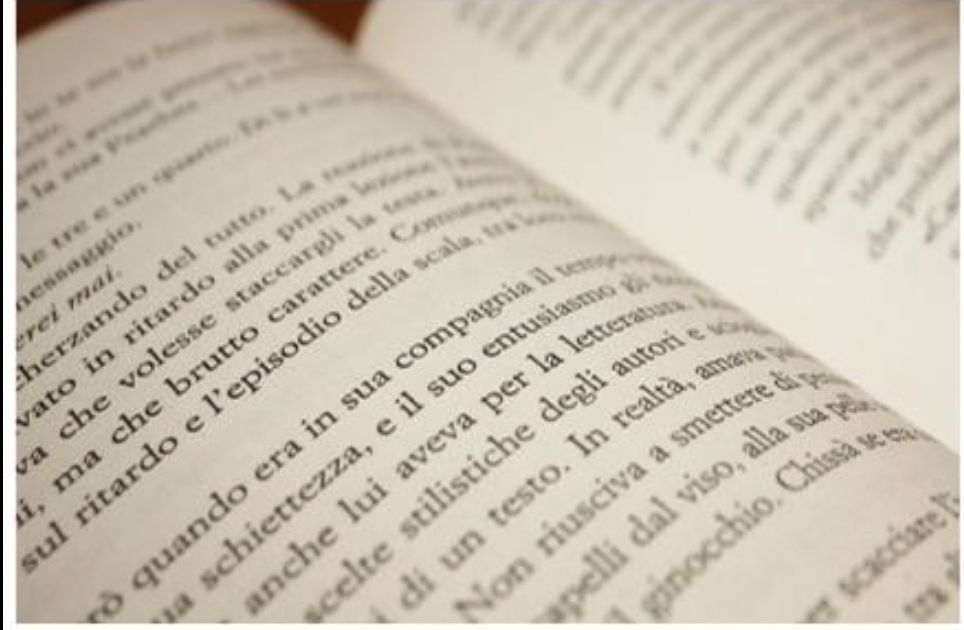
#> input picture document.jpg, 964 x 630 px
$ python summarised.py
#> lines starting #> are read from the running program, lines starting #| are printed output that depends on the picture; after the words box and inside, x2 and y2 are one past the last pixel; in counts of white or black regions, pixels touching at a corner belong together
import cv2
import numpy as np
# Read image
img = cv2.imread("document.jpg")
#> img is the input picture: shape (630, 964, 3); mean B, G, R 178.3, 193.3, 202.2

# Convert to grayscale
gray = cv2.cvtColor(img, cv2.COLOR_BGR2GRAY)
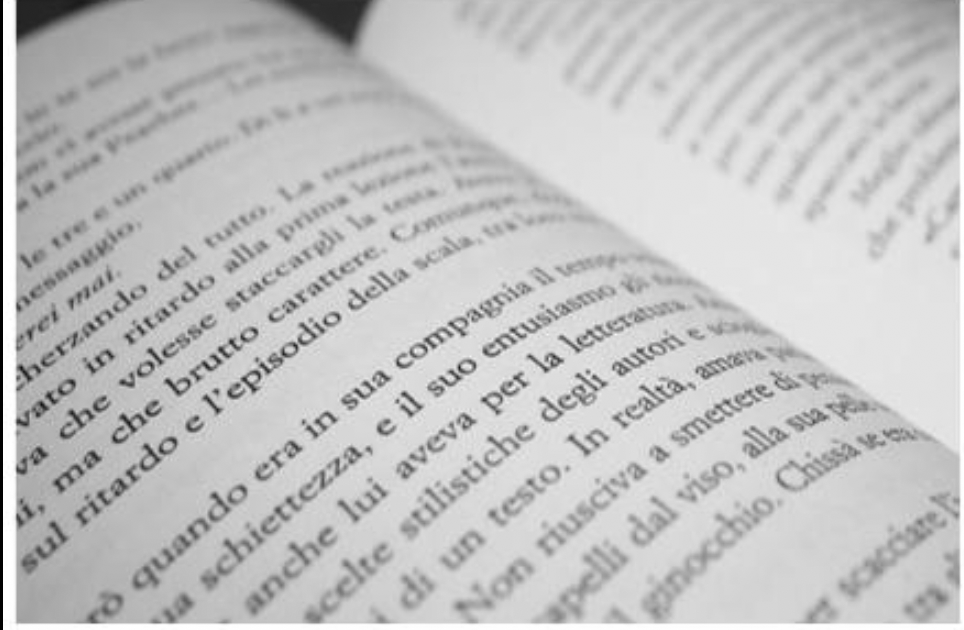
#> gray: shape (630, 964); min 0, max 255, mean 194.2


# ------------------------------------------------
# 1. SIMPLE BINARY THRESHOLDING
# ------------------------------------------------

_, binary = cv2.threshold(
    gray,
    127,
    255,
    cv2.THRESH_BINARY
)
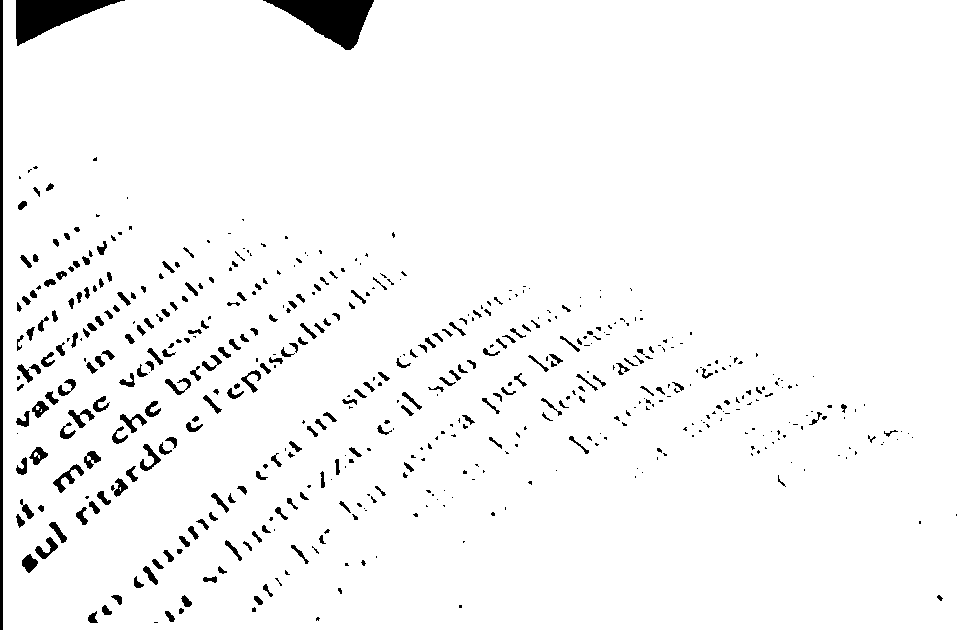
#> binary: shape (630, 964); 96.3% white; 522 black regions (279 under 20 px), largest, box (x1, y1, x2, y2) and area: (263, 0, 374, 50) 2848, (16, 0, 125, 46) 2328, (0, 0, 3, 630) 1890


# ------------------------------------------------
# 2. BINARY INVERSE
# ------------------------------------------------

_, binary_inv = cv2.threshold(
    gray,
    127,
    255,
    cv2.THRESH_BINARY_INV
)


# ------------------------------------------------
# 6. OTSU'S THRESHOLDING
# ------------------------------------------------

_, otsu = cv2.threshold(
    gray,
    0,
    255,
    cv2.THRESH_BINARY + cv2.THRESH_OTSU
)
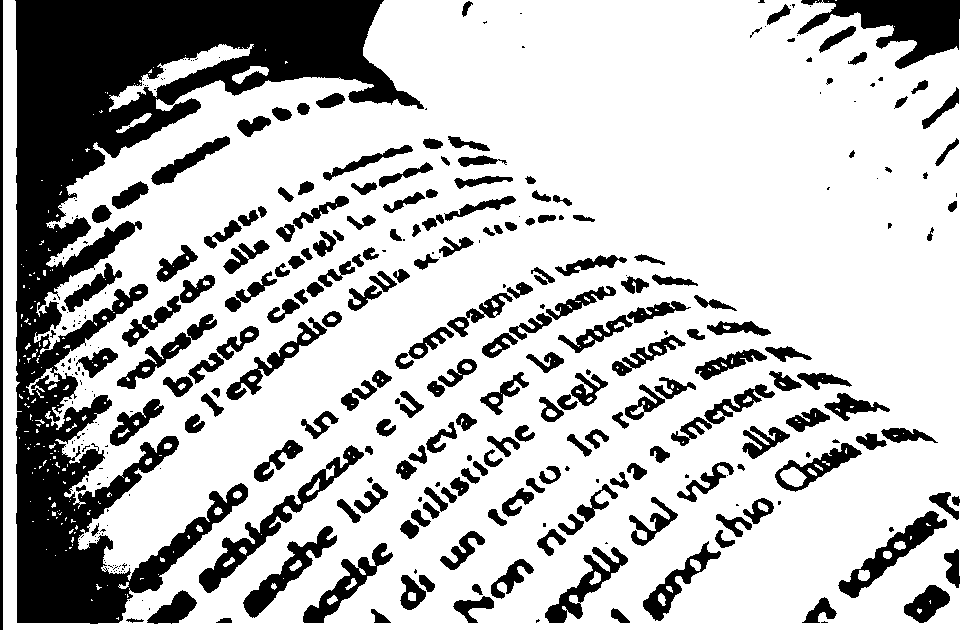
#> otsu: shape (630, 964); 74.5% white; 358 black regions (152 under 20 px), largest, box (x1, y1, x2, y2) and area: (15, 0, 424, 624) 75072, (797, 0, 960, 69) 5322, (199, 445, 364, 593) 3183


# ------------------------------------------------
# 7. ADAPTIVE MEAN THRESHOLDING
# ------------------------------------------------

adaptive_mean = cv2.adaptiveThreshold(
    gray,
    255,
    cv2.ADAPTIVE_THRESH_MEAN_C,
    cv2.THRESH_BINARY,
    11,
    2
)
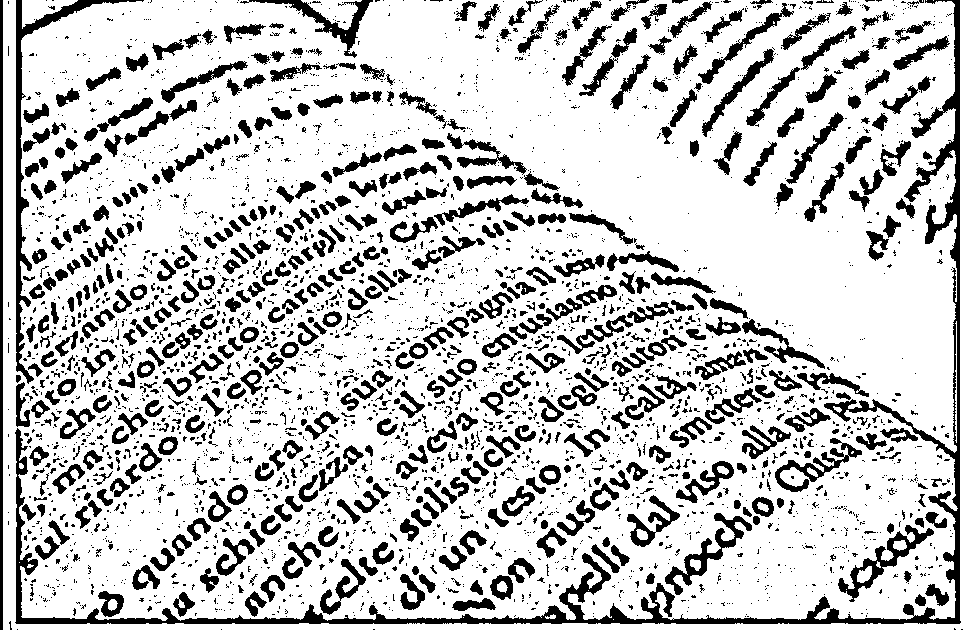
#> adaptive_mean: shape (630, 964); 78.2% white; 3529 black regions (2859 under 20 px), largest, box (x1, y1, x2, y2) and area: (15, 0, 961, 624) 15174, (16, 0, 144, 384) 3158, (0, 0, 3, 630) 1890


# ------------------------------------------------
# 8. ADAPTIVE GAUSSIAN THRESHOLDING
# ------------------------------------------------

adaptive_gaussian = cv2.adaptiveThreshold(
    gray,
    255,
    cv2.ADAPTIVE_THRESH_GAUSSIAN_C,
    cv2.THRESH_BINARY,
    11,
    2
)
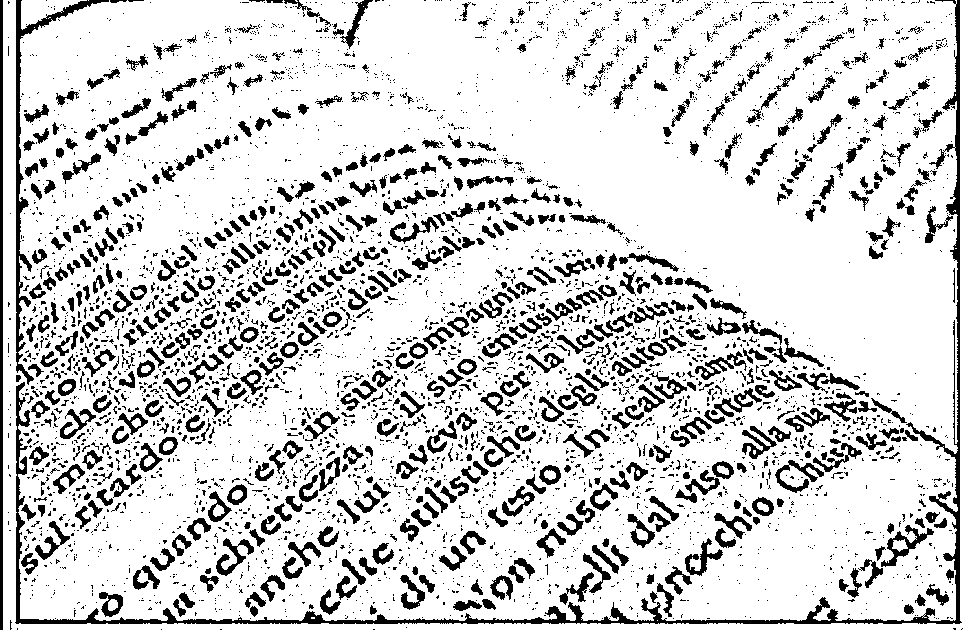
#> adaptive_gaussian: shape (630, 964); 82.8% white; 4555 black regions (3826 under 20 px), largest, box (x1, y1, x2, y2) and area: (15, 0, 962, 624) 9397, (16, 0, 109, 385) 2469, (0, 0, 3, 630) 1890


# ------------------------------------------------
# DISPLAY RESULTS
# ------------------------------------------------

cv2.imshow("Original", img)
cv2.imshow("Grayscale", gray)

cv2.imshow("Binary", binary)


cv2.imshow("Otsu", otsu)

cv2.imshow("Adaptive Mean", adaptive_mean)
cv2.imshow("Adaptive Gaussian", adaptive_gaussian)

cv2.waitKey(0)
cv2.destroyAllWindows()
